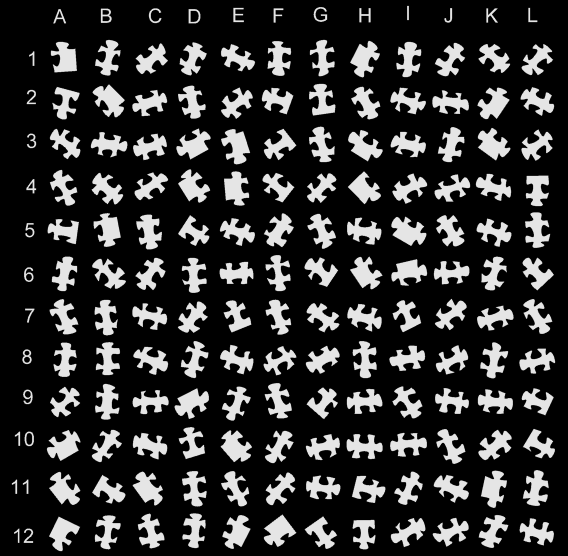
#> input picture jigsawsqr.png, 1135 x 1112 px (shown at 1/2 size)
$ python standalone.py
#> lines starting #> are read from the running program, lines starting #| are printed output that depends on the picture; after the words box and inside, x2 and y2 are one past the last pixel; in counts of white or black regions, pixels touching at a corner belong together
import logging

logging.basicConfig(format='%(asctime)s %(levelname)s %(message)s', level=logging.INFO)

logging.info('This is a standalone notebook to solve a jigsaw puzzle')

logging.info('# Import dependencies')

import matplotlib.pyplot as plt
import ipyplot
import numpy as np
import cv2
import math
import statistics
from functools import cache
from scipy.signal import savgol_filter
from scipy.signal import find_peaks
from collections import Counter

logging.info('# Add utilities')

class Item():
    def __init__(self, **kwargs):
        self.update(**kwargs)

    def update(self, **kwargs):
        self.__dict__.update(kwargs)

class LoopingList(list):
    def __getitem__(self, i):
        if isinstance(i, int):
            return super().__getitem__(i % len(self))
        else:
            return super().__getitem__(i)

logging.info('# Detect pieces')

img_rgb = cv2.imread("jigsawsqr.png")
#> img_rgb is the input picture: shape (1112, 1135, 3); min 0, max 229, mean 50.3
h, w = img_rgb.shape[:2]
#> h = 1112; w = 1135
img_rgb = cv2.resize(img_rgb, (4*w, 4*h))
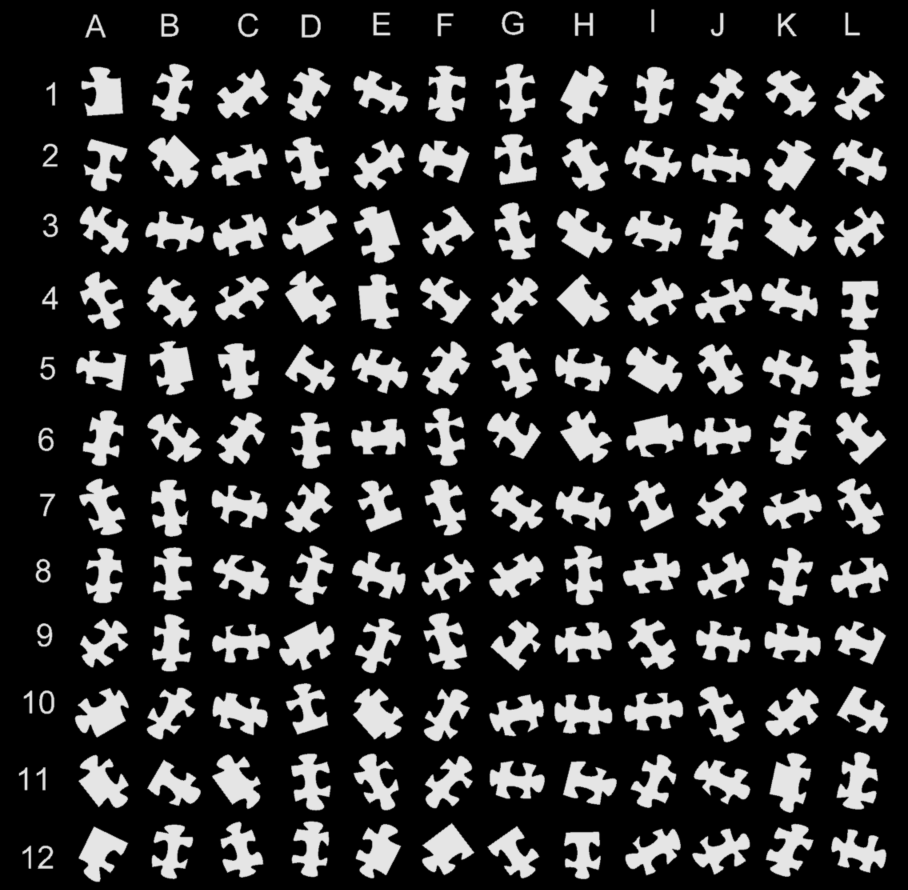
#> img_rgb: shape (4448, 4540, 3) (shown at 1/5 size); min 0, max 229, mean 50.3

img_gray = cv2.cvtColor(img_rgb, cv2.COLOR_BGR2GRAY)

_, img_binary = cv2.threshold(img_gray, 127, 255, cv2.THRESH_BINARY)
#> img_binary: shape (4448, 4540); 21.6% white; 171 white regions
contours = cv2.findContours(img_binary, cv2.RETR_EXTERNAL, cv2.CHAIN_APPROX_NONE)[0]
#> contours = 171 contours; largest, box (x1, y1, x2, y2) and area: (3132, 1734, 3411, 1967) 37464, (1769, 1033, 2000, 1315) 36425, (741, 676, 996, 939) 36176, (1765, 3444, 2015, 3696) 35739, (2802, 328, 3039, 619) 35537

regions = [Item(contour=contour, area=cv2.contourArea(contour), rect=cv2.boundingRect(contour)) for contour in contours]
#> regions = 171 items
median_area = statistics.median([region.area for region in regions])
#> median_area = 28108.5
min_area = 0.5 * median_area
#> min_area = 14054.2
max_area = 2 * median_area
#> max_area = 56217
print(f"Ignore too big or small regions, median_area: {median_area}")
#| Ignore too big or small regions, median_area: 28108.5

regions = [region for region in regions if 0.5 < region.area / median_area < 2]
#> regions = 144 items
print(f"Number of remaining regions: {len(regions)}")
#| Number of remaining regions: 144

pieces = []
for region in regions:
    x, y, w, h = region.rect
    p = np.array([x, y])
    col = int((x - w/2) * 13 / 4540)
    row = int(1 + (y - h/2) * 13 / 4450)
    name = chr(ord('A') + col) + str(row)
    piece = Item(
        contour=region.contour - p,
        area=region.area,
        img_rgb=img_rgb[y:y+h, x:x+w],
        img_gray=img_gray[y:y+h, x:x+w],
        size=np.array([h, w]),
        name=name
    )
    pieces.append(piece)
#> this loop made 144 passes
#> (x, y, w, h, col, row) on passes 1 to 12: (2821, 4160, 182, 235, 7, 12), (4157, 4148, 274, 215, 11, 12), (3128, 4145, 275, 231, 8, 12), (3461, 4144, 287, 228, 9, 12), (393, 4134, 246, 274, 0, 12), (2438, 4132, 257, 259, 6, 12), (760, 4124, 204, 271, 1, 12), (1780, 4121, 224, 270, 4, 12), (3830, 4120, 237, 263, 10, 12), (2112, 4117, 259, 258, 5, 12), (1104, 4109, 212, 278, 2, 12), (1460, 4108, 184, 276, 3, 12)
#> after the loop, pieces = 144 items

logging.info('# Analyze pieces')

logging.info('## Detect corners')

for piece in pieces:
    min_area_rect = cv2.minAreaRect(piece.contour)
    (cx, cy), (sx, sy), angle_degrees = min_area_rect
    if sy < sx:
        angle_degrees = (angle_degrees + 90) % 360
        sx, sy = sy, sx
    min_area_rect = ((cx, cy), (sx, sy), angle_degrees)
    piece.update(
        min_area_rect=min_area_rect,
        angle_degrees=angle_degrees
    )
#> this loop made 144 passes
#> (cx, cy, sx, sy, angle_degrees) on passes 1 to 12: (91.43, 116.7, 178.7, 235.9, -2.29), (137.5, 104.7, 192.2, 279.6, -77.72), (138.3, 116.3, 195.1, 288.9, 70.95), (149.5, 111.9, 193.7, 292.5, 68.2), (107.7, 149.1, 191, 245.5, 26.57), (143, 144.9, 182.2, 241.8, -36.87), (92.59, 128.8, 189.8, 272.7, 15.64), (107.5, 130.5, 190.1, 283.1, 26.57), (116.9, 127, 192.3, 274.1, 21.04), (109.7, 145, 190.9, 238.2, 52.8), (90.74, 142.4, 194.1, 273, -19.8), (91.91, 136.5, 175.8, 275.8, 4.76)

for piece in pieces:
    h, w = piece.size
    img = cv2.linearPolar(piece.img_gray, (w/2, h/2), max(h, w), cv2.WARP_FILL_OUTLIERS)
    y0 = int(piece.angle_degrees * h / 360) % 360
    img = np.concatenate([img[y0:, :], img[:y0, :]])
    _, img_binary = cv2.threshold(img, 127, 255, cv2.THRESH_BINARY)
    piece.update(img_polar=img_binary)
#> this loop made 144 passes
#> pass 1, `_, img_binary = cv2.threshold(img, 127, 255, cv2.THRESH_BINARY)`:
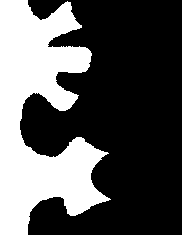
#> img_binary: shape (235, 182); 33.9% white; 1 white region, box (x1, y1, x2, y2) and area: (0, 0, 111, 235) 14498
#> after the loop:
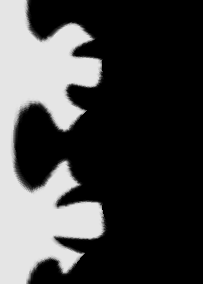
#> img: shape (284, 203); min 0, max 229, mean 66.7
#> after the loop:
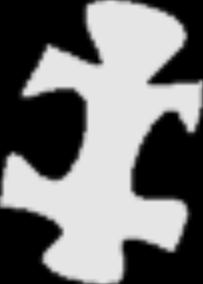
#> piece.img_gray: shape (284, 203); min 0, max 229, mean 114.5

for piece in pieces:
    img_reversed = np.flip(piece.img_polar, axis=1)
    h, w = piece.size
    radius = w - np.argmax(img_reversed, axis=1)
    peak_indices = find_peaks(radius, prominence=5)[0]

    polar_peaks = [(radius[idx] * max(h, w) / w, idx * 360 / h) for idx in peak_indices]
    piece.update(polar_peaks=polar_peaks)   # list of [(peak_radius, peak_degrees)]
#> this loop made 144 passes
#> pass 1, `img_reversed = np.flip(piece.img_polar, axis=1)`:
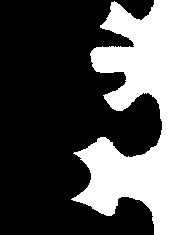
#> img_reversed: shape (235, 182); 33.9% white; 1 white region, box (x1, y1, x2, y2) and area: (71, 0, 182, 235) 14498
#> after the loop:
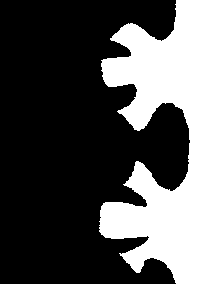
#> img_reversed: shape (284, 203); 28.8% white; 1 white region, box (x1, y1, x2, y2) and area: (99, 0, 203, 284) 16632
#> after the loop:
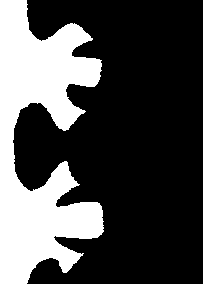
#> piece.img_polar: shape (284, 203); 28.8% white; 1 white region, box (x1, y1, x2, y2) and area: (0, 0, 104, 284) 16632

for piece in pieces:
    h, w = piece.size

    peaks = {}  # key=quarter, value=[(abs(angle), angle, distance)] where angles are relative to the piece_angle
    for peak_radius, peak_degrees in piece.polar_peaks:
        quarter = peak_degrees // 90
        diff_degrees = peak_degrees % 180
        if diff_degrees > 90:
            diff_degrees -= 180
        peaks.setdefault(quarter, []).append((abs(diff_degrees), peak_radius, peak_degrees + piece.angle_degrees))

    corners = LoopingList()
    for quarter in range(4):
        _, peak_radius, peak_degrees = min(peaks.get(3 - quarter, [(0, 0, 0)]))
        peak_radians = math.radians(peak_degrees)
        x = w/2 + peak_radius * math.cos(peak_radians)
        y = h/2 + peak_radius * math.sin(peak_radians)
        corner = Item(point=np.array([int(x), int(y)]))
        corners.append(corner)

    for idx, corner in enumerate(corners):
        corner.update(prev=corners[idx-1], next=corners[idx+1])
    piece.update(corners=corners)

logging.info('## Analyze edges')

def length(v):
    return v[0]**2 + v[1]**2

def sub_contour(c, idx0, idx1):
    if idx1 > idx0:
        return c[idx0:idx1]
    else:
        return np.concatenate([c[idx0:], c[:idx1]])

for piece in pieces:
    for corner in piece.corners:
        results = [(length(p[0] - corner.point), idx, p[0]) for idx, p in enumerate(piece.contour)]
        distance, idx, point = min(results)
        corner.update(
            idx=idx,
            point=point
        )

    edges = LoopingList()
    for corner in piece.corners:
        corner0 = corner.prev
        corner1 = corner
        contour = sub_contour(piece.contour, corner0.idx, corner1.idx+1)
        edge = Item(
            contour=contour,
            corner0=corner0,
            corner1=corner1,
            p0=corner0.point,
            p1=corner1.point,
            idx0=corner0.idx,
            idx1=corner1.idx
        )
        edges.append(edge)

    piece.update(edges=edges)

    for edge in piece.edges:
        edge.corner0.update(edge1=edge)
        edge.corner1.update(edge0=edge)

for piece in pieces:
    nb_flats = 0
    for idx, edge in enumerate(piece.edges):
        dx, dy = edge.p1 - edge.p0
        angle_radians = math.atan2(dy, dx)
        sin = math.sin(angle_radians)
        cos = math.cos(angle_radians)
        matrix = np.array([[cos, -sin], [sin, cos]])
        normalized_contour = (edge.contour - edge.p0) @ matrix  # first point at (0, 0), last point at (X, 0)
        heights = normalized_contour[:,0,1]
        min_height = min(heights)
        max_height = max(heights)
        if abs(max_height) + abs(min_height) < 10:
            edge_type = 0
            nb_flats += 1
        elif abs(max_height) > abs(min_height):
            edge_type = 1
        else:
            edge_type = -1
        edge.update(
            idx=idx,
            arc_length=cv2.arcLength(edge.contour, closed=False),
            straight_length=math.sqrt(dx**2 + dy**2),
            height=max(abs(min_height), abs(max_height)),
            angle_degrees=math.degrees(angle_radians),
            type=edge_type,
            prev=piece.edges[idx-1],
            next=piece.edges[idx+1]
        )
        edge.update(
            normalized_prev_point=(edge.prev.p0 - edge.p0) @ matrix,
            normalized_next_point=(edge.next.p1 - edge.p1) @ matrix,
            normalized_contour=normalized_contour
        )

    piece.update(nb_flats=nb_flats)

PAD = 50

for idx, piece in enumerate(pieces):
    h, w = piece.size
    for edge in piece.edges:
        matrix = cv2.getRotationMatrix2D((PAD + w/2, PAD + h/2), edge.angle_degrees, 1)
        contour = cv2.transform(edge.contour + PAD, matrix)
        p0 = contour[0][0]
        p1 = contour[-1][0]
        p_prev = p0 + edge.normalized_prev_point
        p_next = p1 + edge.normalized_next_point

logging.info('## Enhance contours')

NB_SAMPLES = 20

for piece in pieces:
    for edge in piece.edges:
        # smooth the curve
        smoothed = np.array(edge.normalized_contour)
#> (the run stopped early here; a loop or call above may not have finished)
